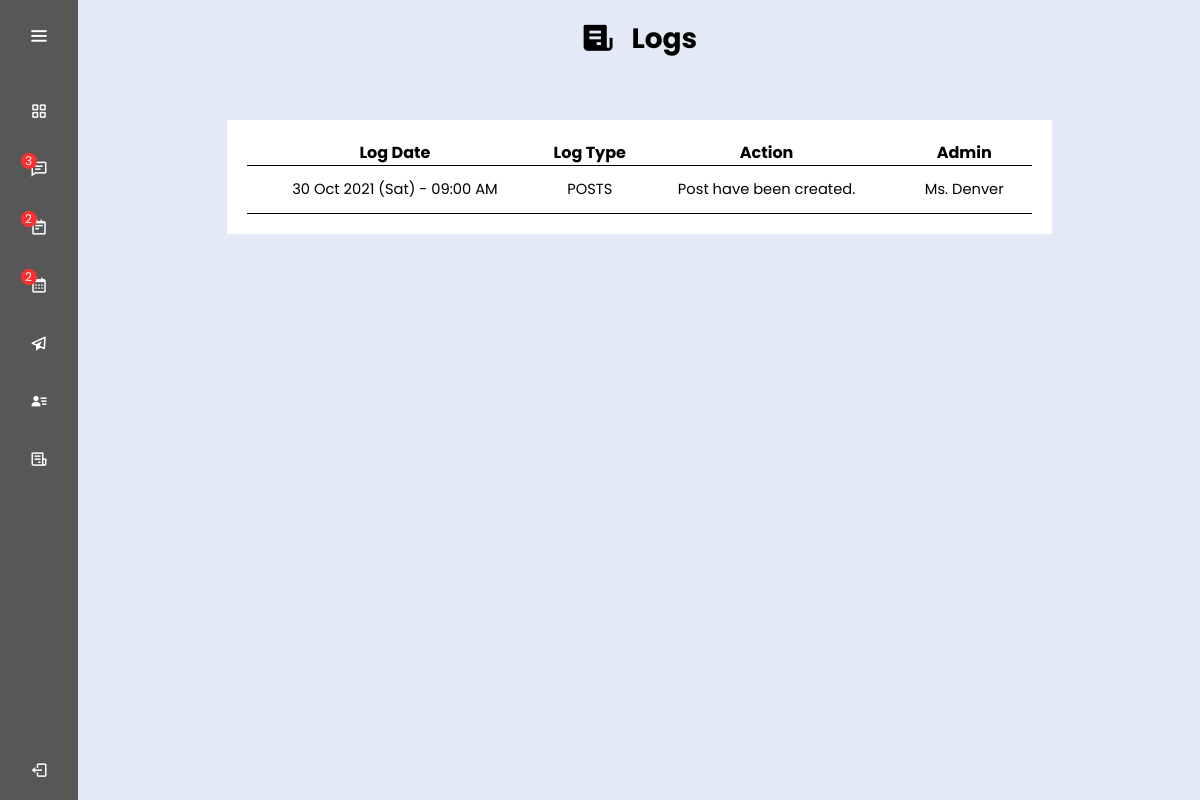
Page /dashboard.php?page=logs (signed in) on the committed database.
### tables this page shows
CREATE TABLE `tbl_log` (
  `log_id` int(4) UNSIGNED NOT NULL,
  `log_type` varchar(50) NOT NULL,
  `admin_name` varchar(50) NOT NULL,
  `log_date` datetime NOT NULL,
  `log_desc` varchar(100) NOT NULL
);

### class.logs.php (called while the page is built, shortened)
<?php
class Logs{
	public $db;
	public function __construct(){
		$this->db = new mysqli(DB_SERVER,DB_USERNAME,DB_PASSWORD,DB_DATABASE);
	}
	public function view_logs(){
        $sql = "SELECT * FROM tbl_log ORDER BY log_date DESC";
        $result=mysqli_query($this->db,$sql);
		while($row=mysqli_fetch_assoc($result)){
			$list[] = $row;
		}
		return $list;
	}
}

### logs.php (the view, shortened to what this page needs)
<?php
include 'class.logs.php';
$logs = new Logs();
?>
<!DOCTYPE html>
<html lang="en" dir="ltr">
<head>
    <link rel="stylesheet" href="css/logs_styles.css">
    <link href='https://unpkg.com/boxicons@2.0.7/css/boxicons.min.css' rel='stylesheet'>
</head>
<body>
    <div>
        <h1><i class='bx bxs-receipt h_icon' ></i> Logs</h1>
        <div class="container">
            <table>
                <tr>
                    <th>Log Date</th>
                    <th>Log Type</th>
                    <th>Action</th>
                    <th>Admin</th>
                </tr>
        <?php
            if (isset($_POST['submit'])) {
                $log_type =  $_POST['log_type'];
                $log_date =  $_POST['log_date'];
                $view_logs =  $logs->filter($log_type, $log_date);
            }else {
                $view_logs = $logs->view_logs();
            }
            foreach ($view_logs as $item) {
        ?>
                <tr>
                    <td><?php $date = date_create($item['log_date']); echo date_format($date, "j M Y (D) - h:i A"); ?></td>
                    <td><?php echo $item['log_type'];?></td>
                    <td><?php echo $item['log_desc'];?></td>
                    <td><?php echo $item['admin_name'];?></td>
                </tr>
        <?php
            }
        ?>
            </table>
        </div>
    </div>
</body>

### css/dashboard_styles.css (style rules this page uses)
* { margin: 0; padding: 0; box-sizing: border-box; font-family: "Poppins", sans-serif; }

### css/logs_styles.css (style rules this page uses)
body { text-align: center; }
.h_icon { font-size: 26pt; vertical-align: -5px; margin-right: 10px; }
h1 { font-size: 21pt; margin-bottom: 50px; }
.container { width: 825px; margin: 10px; padding: 20px; background-color: #fff; float: left; }
table { width: 100%; border-collapse: collapse; }
td { padding: 13px; font-size: 11pt; }
tr { border-bottom: 1px solid #000000; }

### rows in the picture
tbl_log: log_date "30 Oct 2021 (Sat) - 09:00 AM", log_type "POSTS", log_desc "Post have been created.", admin_name "Ms. Denver"

### other values in the picture
$req_c = $home->c_requests() "3"
$appt_c = $home->c_appts() "2"
$sched_c = $home->c_schedules() "2"
